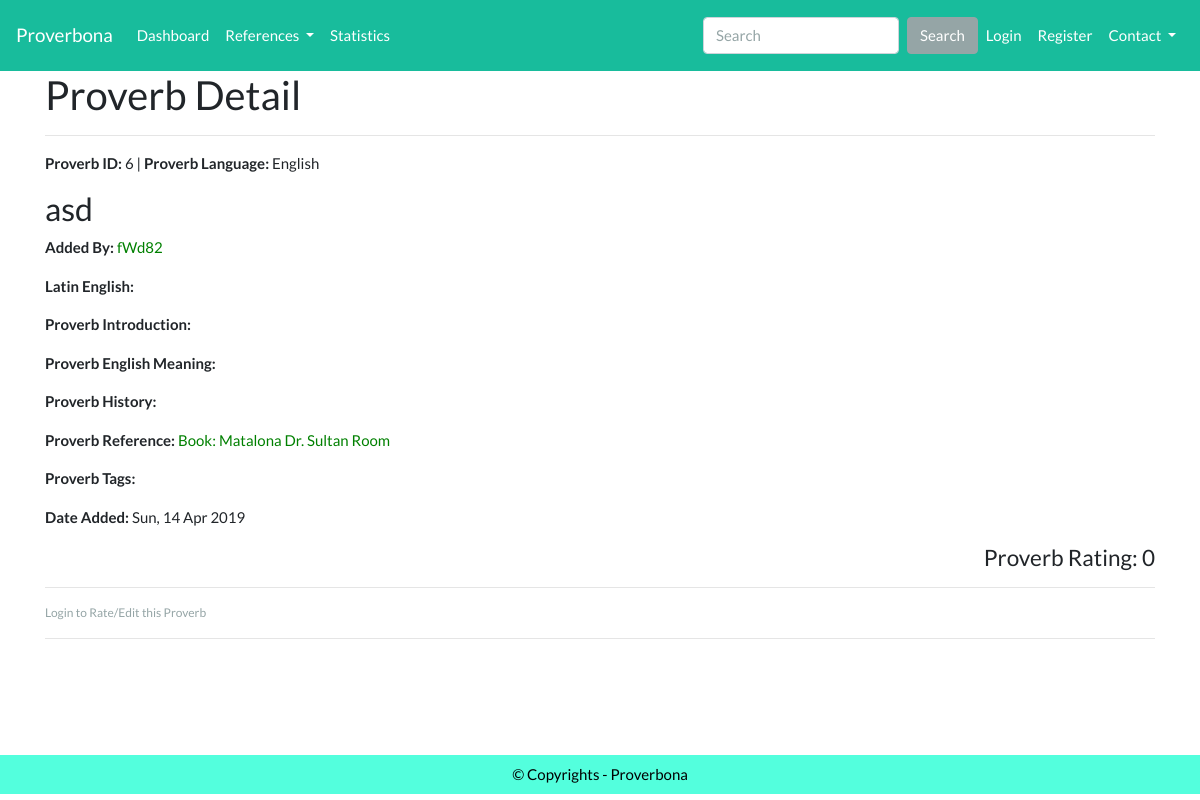
/proverb/proverb_detail/6, run on an earlier commit of the app's database.
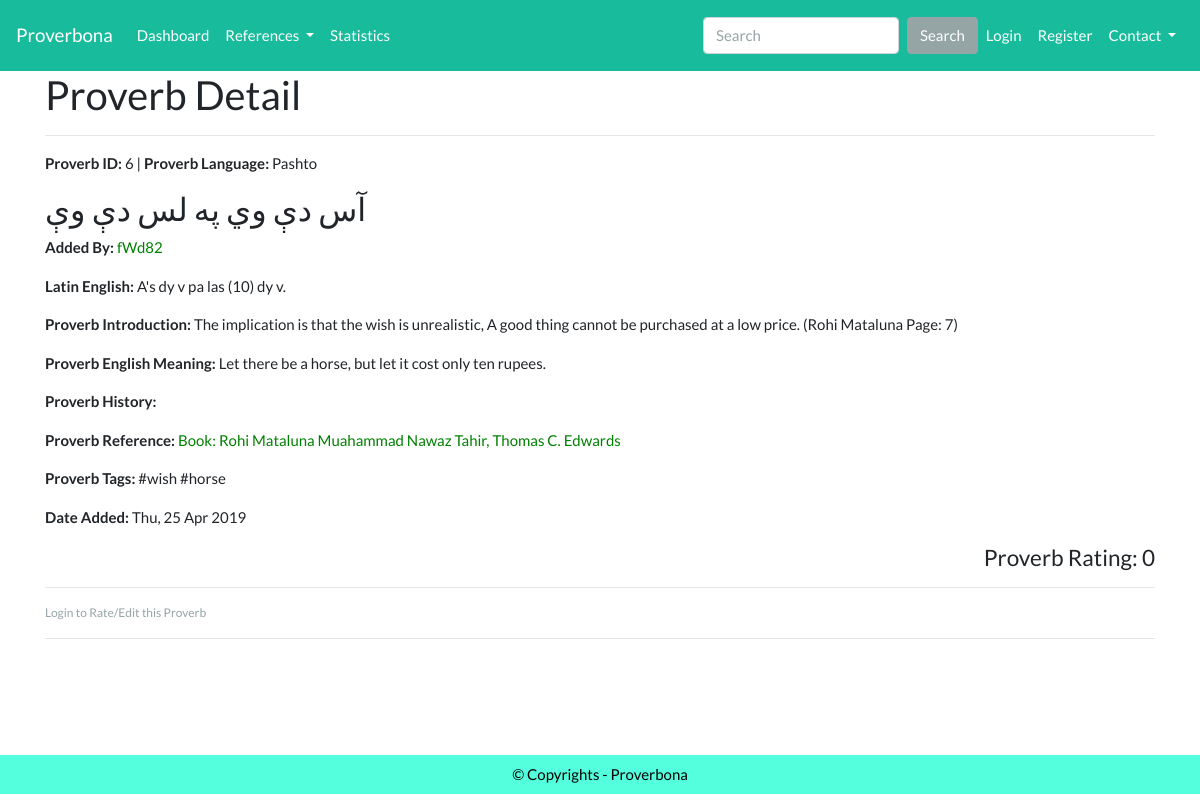
And on a later commit of the database.
### tables this page shows
CREATE TABLE `table_proverb` (
  `proverb_id` int(11) NOT NULL,
  `proverb_lang` int(11) DEFAULT NULL,
  `proverb_statement` text NOT NULL,
  `proverb_latin_eng` text,
  `proverb_introduction` text,
  `proverb_eng_meaning` text,
  `proverb_history` text,
  `proverb_reference` int(11) NOT NULL,
  `proverb_tags` varchar(45) DEFAULT NULL,
  `proverb_addedby` int(11) DEFAULT NULL,
  `proverb_contributors` int(11) DEFAULT NULL,
  `proverb_timestamp` timestamp NULL DEFAULT CURRENT_TIMESTAMP
);

CREATE TABLE `table_lang` (
  `lang_id` int(11) NOT NULL,
  `lang_locale` varchar(45) DEFAULT NULL,
  `lang_name` varchar(45) DEFAULT NULL,
  `lang_timestamp` timestamp NULL DEFAULT CURRENT_TIMESTAMP
);

CREATE TABLE `table_reference` (
  `reference_id` int(11) NOT NULL,
  `reference_lang` int(11) DEFAULT NULL,
  `reference_title` text,
  `reference_category` varchar(45) DEFAULT NULL,
  `reference_author` varchar(45) DEFAULT NULL,
  `reference_introduction` text,
  `reference_published_year` varchar(45) DEFAULT NULL,
  `reference_img_path` varchar(45) DEFAULT NULL,
  `reference_addedby` int(11) DEFAULT NULL,
  `reference_timestamp` timestamp NULL DEFAULT CURRENT_TIMESTAMP
);

CREATE TABLE `table_user` (
  `user_id` int(11) NOT NULL,
  `user_fullname` varchar(45) DEFAULT NULL,
  `user_email` varchar(45) NOT NULL,
  `user_name` varchar(45) NOT NULL,
  `user_password` varchar(45) DEFAULT NULL,
  `user_nativelang` int(11) DEFAULT NULL,
  `user_otherlang` text,
  `user_country` varchar(45) DEFAULT NULL,
  `user_address` text,
  `user_department` varchar(45) DEFAULT NULL,
  `user_bio` text,
  `user_timestamp` timestamp NULL DEFAULT CURRENT_TIMESTAMP
);

### application/controllers/Proverb.php (called while the page is built, shortened)
<?php
    class Proverb extends CI_Controller{
        public function proverb_detail($id){
            $my_proverbs =      $this->Proverbs_model->get_proverb_in_detail($id);
            $this->load->view('public/proverb_detail', compact(['my_proverbs', 'proverbs_rating', 'proverb_contributors']));
        }
        public function __construct(){
            $this->load->model('Proverbs_model');
            $this->load->model('User_model');
        }
}

### index.php (called while the page is built, shortened)
<?php
require_once BASEPATH.'core/CodeIgniter.php';

### application/models/Proverbs_model.php (called while the page is built, shortened)
<?php
    class Proverbs_model extends CI_Model{
        public function get_proverb_in_detail($id) {
            $q = $this->db->from('table_proverb')
                        ->where( ['proverb_id' => $id] )
                        ->join('table_lang', 'table_proverb.proverb_lang = table_lang.lang_id')
                        ->join('table_user', 'table_proverb.proverb_addedby = table_user.user_id')
                        ->join('table_reference', 'table_proverb.proverb_reference = table_reference.reference_id')
                        ->get();
            if ($q->num_rows())
                return $q->row();
            return false;
        }
}

### application/views/public/proverb_detail.php (the view, shortened to what the changed rows need)
<?php
if ($feedback_by = $this->session->userdata('login_id')) {
    require_once('application/views/admin/admin_header.php');
}else{include('public_header.php');}
?>
<div class="container">
    <h2>Proverb Detail</h2>
    <div class="row">
        <div class="col col-lg-12">
            <p> <?= "<strong>Proverb ID:</strong> " .               $my_proverbs->proverb_id . " | <strong>Proverb Language:</strong> " .       $my_proverbs->lang_name ; ?></p>
            <h3 class=""> <?= $my_proverbs->proverb_statement; ?></h3>
            <p> <?= "<strong>Added By:</strong> " .                 anchor(base_url('user/user_profile'). "/{$my_proverbs->user_name}", $my_proverbs->user_name);?></p>
            <p> <?= "<strong>Latin English:</strong> " .            $my_proverbs->proverb_latin_eng; ?></p>
            <p> <?= "<strong>Proverb Introduction:</strong> " .     $my_proverbs->proverb_introduction; ?></p>
            <p> <?= "<strong>Proverb English Meaning:</strong> " .  $my_proverbs->proverb_eng_meaning; ?></p>
            <p> <?= "<strong>Proverb History:</strong> " .          $my_proverbs->proverb_history ; ?></p>
            <p> <?= "<strong>Proverb Reference:</strong> " .        anchor(base_url('reference/reference_profile')."/{$my_proverbs->reference_id}", $my_proverbs->reference_category . ": " . $my_proverbs->reference_title . " " . $my_proverbs->reference_author); ?></p>
            <p> <?= "<strong>Proverb Tags:</strong> " .             $my_proverbs->proverb_tags; ?></p>
            <p> <?= "<strong>Date Added:</strong> " .               date("D, d M Y", strtotime($my_proverbs->proverb_timestamp));?></p>
        </div>
    </div>
    </div>
<br><br><br><br>
<?php include('public_footer.php'); ?>

What changed in the data, as far as the page shows it:
changed table_proverb "fWd82": proverb_lang.lang_name "English" → "Pashto"; proverb_statement "asd" → "آس دې وي په لس دې وې"; proverb_latin_eng (not shown) → "A's dy v pa las (10) dy v."; proverb_introduction (not shown) → "The implication is that the wish is unrealistic, A good thing cannot be purchased at a low price. (Rohi Mataluna Page: 7)"; proverb_eng_meaning (not shown) → "Let there be a horse, but let it cost only ten rupees."; proverb_reference.reference_author "Book: Matalona Dr. Sultan Room" → "Book: Rohi Mataluna Muahammad Nawaz Tahir, Thomas C. Edwards"; proverb_tags (not shown) → "#wish #horse"; proverb_timestamp "Sun, 14 Apr 2019" → "Thu, 25 Apr 2019"
